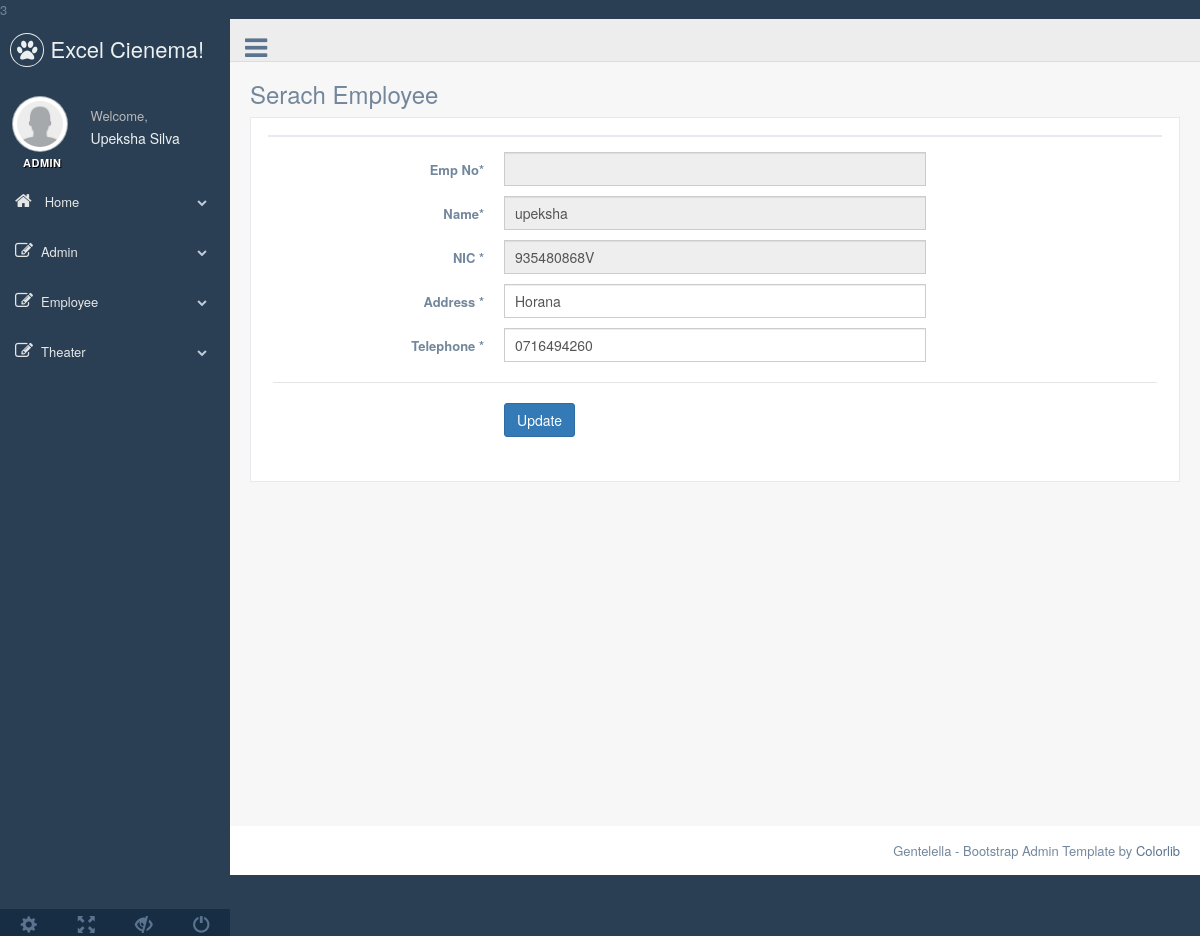
Page /php/modifyEmp.php on the committed database.
### tables this page shows
CREATE TABLE `employee` (
  `Emp_No` varchar(5) NOT NULL,
  `Name` varchar(25) NOT NULL,
  `NIC` varchar(10) NOT NULL,
  `Address` varchar(50) NOT NULL,
  `Telephone` varchar(10) NOT NULL
);

### php/modifyEmp.php (the view, shortened to what this page needs)
<?php
  $empNo=$_POST['empNo'];
  $name = '';
  $nic = '';
  $address = '';
  $phone = '';
  $sql="SELECT Name,NIC,Address,Telephone FROM employee WHERE Emp_No LIKE '%".$empNo."%'; ";
  $result = mysqli_query($conn, $sql);
  if (mysqli_num_rows($result) > 0) {
        $row = mysqli_fetch_assoc($result);
        $name = $row["Name"];
        $nic = $row["NIC"];
        $address = $row["Address"];
        $phone = $row["Telephone"];
  }else{
    echo "<script type='text/javascript'>alert('No such Employee!')</script>";
  }
?>
<!DOCTYPE html>
<html lang="en">
  <head>
    <link href="../vendors/bootstrap/dist/css/bootstrap.min.css" rel="stylesheet">
    <link href="../vendors/font-awesome/css/font-awesome.min.css" rel="stylesheet">
    <link href="../vendors/nprogress/nprogress.css" rel="stylesheet">
    <link href="../build/css/custom.min.css" rel="stylesheet">
  </head>
  <body class="nav-md">
    <div class="container body">
      <div class="main_container">
        <div class="col-md-3 left_col">
          <div class="left_col scroll-view">
            <div class="navbar nav_title" style="border: 0;">
              <a href="index.html" class="site_title"><i class="fa fa-paw"></i> <span>Excel Cienema!</span></a>
            </div>
            <div class="profile">
              <div class="profile_pic">
                <img src="images/user.png" alt="..." class="img-circle profile_img">
              </div>
              <div class="profile_info">
               <span>Welcome,</span>
                <h2>Upeksha Silva</h2>
              </div>
            </div>
            <br />
            <div id="sidebar-menu" class="main_menu_side hidden-print main_menu">
              <div class="menu_section">
                <h3>Admin</h3>
                <ul class="nav side-menu">
                  <li><a><i class="fa fa-home"></i> Home <span class="fa fa-chevron-down"></span></a>
                  </li>
                  <li><a><i class="fa fa-edit"></i>Admin <span class="fa fa-chevron-down"></span></a>
                  </li>
                  <li><a><i class="fa fa-edit"></i>Employee <span class="fa fa-chevron-down"></span></a>
                  </li>
                  <li><a><i class="fa fa-edit"></i>Theater <span class="fa fa-chevron-down"></span></a>
                  </li>
                </ul>
              </div>
            </div>
            <div class="sidebar-footer hidden-small">
              <a data-toggle="tooltip" data-placement="top" title="Settings">
                <span class="glyphicon glyphicon-cog" aria-hidden="true"></span>
              </a>
              <a data-toggle="tooltip" data-placement="top" title="FullScreen">
                <span class="glyphicon glyphicon-fullscreen" aria-hidden="true"></span>
              </a>
              <a data-toggle="tooltip" data-placement="top" title="Lock">
                <span class="glyphicon glyphicon-eye-close" aria-hidden="true"></span>
              </a>
              <a data-toggle="tooltip" data-placement="top" title="Logout">
                <span class="glyphicon glyphicon-off" aria-hidden="true"></span>
              </a>
            </div>
          </div>
        </div>
        <div class="top_nav">
          <div class="nav_menu">
            <nav>
              <div class="nav toggle">
                <a id="menu_toggle"><i class="fa fa-bars"></i></a>
              </div>
            </nav>
          </div>
        </div>
        <div class="right_col" role="main">
          <div class="">
            <div class="page-title">
              <div class="title_left">
                <h3>Serach Employee</h3>
              </div>
            </div>
            <div class="clearfix"></div>
            <div class="row">
              <div class="col-md-12 col-sm-12 col-xs-12">
                <div class="x_panel">
                  <div class="x_title">
                  </div>
                  <div class="x_content">
                    <form action="empDetailsN.php" method="POST" class="form-horizontal form-label-left" novalidate>
                      <div class="item form-group">
                        <label class="control-label col-md-3 col-sm-3 col-xs-12" for="empNo">Emp No<span class="required">*</span>
                        </label>
                        <div class="col-md-6 col-sm-6 col-xs-12">
                          <input id="empNo" name="empNo" class="form-control col-md-7 col-xs-12" data-validate-length-range="10" readonly="readonly" type="text" <?php echo "value='".$empNo."'>";?>
                        </div>
                      </div>
                      <div class="item form-group">
                        <label class="control-label col-md-3 col-sm-3 col-xs-12" for="name">Name<span class="required">*</span>
                        </label>
                        <div class="col-md-6 col-sm-6 col-xs-12">
                          <input id="name" name="name" class="form-control col-md-7 col-xs-12" data-validate-length-range="10" readonly="readonly"  type="text" <?php echo "value='".$name."'>";?>
                        </div>
                      </div>
                      <div class="item form-group">
                        <label class="control-label col-md-3 col-sm-3 col-xs-12" for="name">NIC <span class="required">*</span>
                        </label>
                        <div class="col-md-6 col-sm-6 col-xs-12">
                          <input id="name" name="nic" class="form-control col-md-7 col-xs-12" data-validate-length-range="10" readonly="readonly" type="text" <?php echo "value='".$nic."'>";?>
                        </div>
                      </div>
                      <div class="item form-group">
                        <label class="control-label col-md-3 col-sm-3 col-xs-12" for="address">Address <span class="required">*</span>
                        </label>
                        <div class="col-md-6 col-sm-6 col-xs-12">
                          <input type="address" id="address" name="address" required="required" data-validate-minmax="10,100" class="form-control col-md-7 col-xs-12" <?php echo "value='".$address."'>";?>
                        </div>
                      </div>
                      <div class="item form-group">
                        <label class="control-label col-md-3 col-sm-3 col-xs-12" for="telephone">Telephone <span class="required">*</span>
                        </label>
                        <div class="col-md-6 col-sm-6 col-xs-12">
                          <input type="tel" id="telephone" name="phone" required="required" data-validate-length-range="10,12" class="form-control col-md-7 col-xs-12" <?php echo "value='".$phone."'>";?>
                        </div>
                      </div>
                      <div class="ln_solid"></div>
                      <div class="form-group">
                        <div class="col-md-6 col-md-offset-3">
                          <button type="submit" class="btn btn-primary">Update</button>
                        </div>
                      </div>
                    </form>
                  </div>
                </div>
              </div>
            </div>
          </div>
        </div>
        <footer>
          <div class="pull-right">
            Gentelella - Bootstrap Admin Template by <a href="https://colorlib.com">Colorlib</a>
          </div>
          <div class="clearfix"></div>
        </footer>
      </div>
    </div>
  </body>
</html>

### rows in the picture
employee: name "upeksha", nic "935480868V", address "Horana", phone "0716494260"
